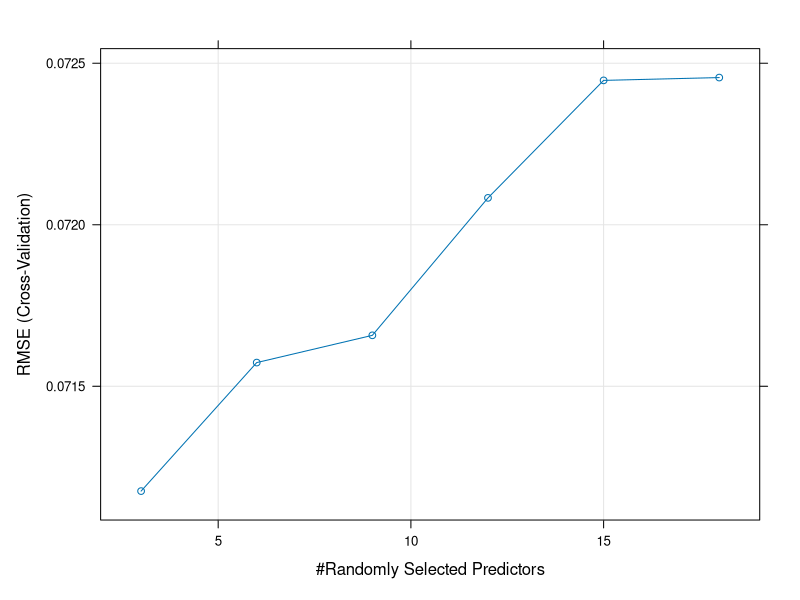

R code for this plot: (Note: this script raises an error after producing the figure.)
## ---- chunk 1
library(tidyverse)
library(caret)
library(mgcv)
library(ranger)

complex_team_season_data <-
  read_csv("../Data/predictingPpercNextSeason.csv")
complex_team_season_data <- complex_team_season_data %>%
  mutate(xGperc = xGoalsFor / (xGoalsFor + xGoalsAgainst))
## ---- chunk 2
next_year_model_data <- complex_team_season_data %>%
  select(-team, -season, -season_end, -tm_season) %>%
  mutate(xGFor_per_game = xGoalsFor / GP, 
         shotsFor_per_game = shotsOnGoalFor / GP,
         shotAttemptsFor_per_game = shotAttemptsFor / GP,
         goalsFor_per_game = goalsFor / GP,
         penaltiesFor_per_game = penaltiesFor / GP,
         faceoffsWonFor_per_game = faceOffsWonFor / GP,
         hitsFor_per_game = hitsFor / GP,
         takeawaysFor_per_game = takeawaysFor / GP,
         giveawaysFor_per_game = giveawaysFor / GP,
         xGAgainst_per_game = xGoalsAgainst / GP,
         shotsAgainst_per_game = shotsOnGoalAgainst / GP,
         shotAttemptsAgainst_per_game = shotAttemptsAgainst / GP,
         goalsAgainst_per_game = goalsAgainst / GP,
         penaltiesAgainst_per_game = penaltiesAgainst / GP,
         faceoffsWonAgainst_per_game = faceOffsWonAgainst / GP,
         hitsAgainst_per_game = hitsAgainst / GP,
         takeawaysAgainst_per_game = takeawaysAgainst / GP,
         giveawaysAgainst_per_game = giveawaysAgainst / GP) %>%
  select(-GP, -W, -L, -OT, -P, -RW, -ROW, -`S/O Win`, -xGoalsPercentage,
         -xGoalsFor, -shotsOnGoalFor, -shotAttemptsFor, -goalsFor, 
         -penaltiesFor, -faceOffsWonFor, -hitsFor, -takeawaysFor, 
         -giveawaysFor, -xGoalsAgainst, -shotsOnGoalAgainst, 
         -shotAttemptsAgainst, -goalsAgainst, -penaltiesAgainst, 
         -faceOffsWonAgainst, -hitsAgainst, -takeawaysAgainst, 
         -giveawaysAgainst, -shotsFor_per_game, -goalsFor_per_game,
         -shotsAgainst_per_game, -goalsAgainst_per_game,
         -penaltiesFor_per_game, -penaltiesAgainst_per_game) %>%
  rename(PTSperc = `P%`, goalsFor_per_game = `GF/GP`,
         goalsAgainst_per_game = `GA/GP`, PP_perc = `PP%`,
         PK_perc = `PK%`, netPP_perc = `Net PP%`, netPK_perc = `Net PK%`,
         shotsFor_per_game = `Shots/GP`, shotsAgainst_per_game = `SA/GP`) %>%
  filter(!is.na(next_year_pts_perc))
  
#adding thru%for and against
next_year_model_data <- next_year_model_data %>%
  mutate(shot_thru_perc_for = shotsFor_per_game / shotAttemptsFor_per_game,
         shot_thru_perc_against = 
           shotsAgainst_per_game / shotAttemptsAgainst_per_game)
## ---- chunk 3
set.seed(2020)

train_i <- createDataPartition(y = next_year_model_data$next_year_pts_perc,
                               p = 0.9, list = FALSE) %>%
  as.numeric()

train_nextyear_data <- next_year_model_data[train_i,]
test_nextyear_data <- next_year_model_data[-train_i,]

## ---- chunk 4
rf_tune_grid <-
  expand.grid(mtry = seq(3, 18, by = 3),
              splitrule = "variance",
              min.node.size = 5)

set.seed(2010)
init_rf_nextyear_train <-
  train(next_year_pts_perc ~ ., data = train_nextyear_data,
        method = "ranger", num.trees = 500, 
        trControl = trainControl(method = "cv", number = 5),
        tuneGrid = rf_tune_grid)
plot(init_rf_nextyear_train)
## ---- chunk 5
init_rf_nextyear_train$bestTune
## ---- chunk 6
init_rf_nextyear_train$results[3,]
## ---- chunk 7
final_rf_next_year <- ranger(next_year_pts_perc ~ .,
                             data = next_year_model_data,
                             splitrule = "variance",
                             min.node.size = 5,
                             mtry = 9,
                             num.trees = 500)
## ---- chunk 8
just_this_season <- complex_team_season_data

just_this_season <- just_this_season %>%
  mutate(xGFor_per_game = xGoalsFor / GP, 
         shotsFor_per_game = shotsOnGoalFor / GP,
         shotAttemptsFor_per_game = shotAttemptsFor / GP,
         goalsFor_per_game = goalsFor / GP,
         penaltiesFor_per_game = penaltiesFor / GP,
         faceoffsWonFor_per_game = faceOffsWonFor / GP,
         hitsFor_per_game = hitsFor / GP,
         takeawaysFor_per_game = takeawaysFor / GP,
         giveawaysFor_per_game = giveawaysFor / GP,
         xGAgainst_per_game = xGoalsAgainst / GP,
         shotsAgainst_per_game = shotsOnGoalAgainst / GP,
         shotAttemptsAgainst_per_game = shotAttemptsAgainst / GP,
         goalsAgainst_per_game = goalsAgainst / GP,
         penaltiesAgainst_per_game = penaltiesAgainst / GP,
         faceoffsWonAgainst_per_game = faceOffsWonAgainst / GP,
         hitsAgainst_per_game = hitsAgainst / GP,
         takeawaysAgainst_per_game = takeawaysAgainst / GP,
         giveawaysAgainst_per_game = giveawaysAgainst / GP) %>%
  select(-GP, -W, -L, -OT, -P, -RW, -ROW, -`S/O Win`, -xGoalsPercentage,
         -xGoalsFor, -shotsOnGoalFor, -shotAttemptsFor, -goalsFor, 
         -penaltiesFor, -faceOffsWonFor, -hitsFor, -takeawaysFor, 
         -giveawaysFor, -xGoalsAgainst, -shotsOnGoalAgainst, 
         -shotAttemptsAgainst, -goalsAgainst, -penaltiesAgainst, 
         -faceOffsWonAgainst, -hitsAgainst, -takeawaysAgainst, 
         -giveawaysAgainst, -shotsFor_per_game, -goalsFor_per_game,
         -shotsAgainst_per_game, -goalsAgainst_per_game,
         -penaltiesFor_per_game, -penaltiesAgainst_per_game) %>%
  rename(PTSperc = `P%`, goalsFor_per_game = `GF/GP`,
         goalsAgainst_per_game = `GA/GP`, PP_perc = `PP%`,
         PK_perc = `PK%`, netPP_perc = `Net PP%`, netPK_perc = `Net PK%`,
         shotsFor_per_game = `Shots/GP`, shotsAgainst_per_game = `SA/GP`)
## ---- chunk 9
#adding thru%for and against
just_this_season <- just_this_season %>%
  mutate(shot_thru_perc_for = shotsFor_per_game / shotAttemptsFor_per_game,
         shot_thru_perc_against = 
           shotsAgainst_per_game / shotAttemptsAgainst_per_game)

just_this_season <- just_this_season %>%
  filter(is.na(next_year_pts_perc))
  
## ---- chunk 10
tree_predictions <- predict(final_rf_next_year, data = just_this_season,
                             predict.all = TRUE)
## ---- chunk 11
one_prediction <- just_this_season %>%
  select(team)

pred_locs <- sample(1:500, 31, replace = FALSE)
these_preds <- rep(0, 31)

for(team_i in 1:31) {
  
  this_pred <- tree_predictions$predictions[team_i, pred_locs[team_i]]
  these_preds[team_i] <- this_pred
}

one_prediction <- one_prediction %>%
  bind_cols(predicted_pts_perc = these_preds)

one_prediction <- one_prediction %>%
  mutate(rank = dense_rank(desc(predicted_pts_perc)))

pit_rank <- one_prediction %>%
  filter(team == "PIT") %>%
  select(rank)

## ---- chunk 12
simulated_pit_ranks <- rep(0, 10000)

set.seed(2020)
for(iter_j in 1:10000) {
  one_prediction <- just_this_season %>%
    select(team)

  pred_locs <- sample(1:500, 31, replace = FALSE)
  these_preds <- rep(0, 31)

  for(team_i in 1:31) {
  
    this_pred <- tree_predictions$predictions[team_i, pred_locs[team_i]]
    these_preds[team_i] <- this_pred
  }

  one_prediction <- one_prediction %>%
    bind_cols(predicted_pts_perc = these_preds)

  one_prediction <- one_prediction %>%
    mutate(rank = rank(desc(predicted_pts_perc), ties.method = "random"))

  pit_rank <- one_prediction %>%
    filter(team == "PIT") %>%
    select(rank)
  
  simulated_pit_ranks[iter_j] <- as.numeric(pit_rank)

}

simulated_pit_ranks <- as_tibble(simulated_pit_ranks) %>%
  rename(rank = value)

## ---- chunk 13
summary(simulated_pit_ranks)
## ---- chunk 14
simulated_pit_ranks %>%
  ggplot(aes(x = rank)) +
  geom_histogram(bins = 31) +
  theme_bw()
## ---- chunk 15
possible_ranks <- c(1:31)
probs <- rep(0, 31)

for(rank_i in 1:31) {
  probs[rank_i] <- sum(simulated_pit_ranks$rank == rank_i) / 10000
}

end_rank_probabilities <- bind_cols(possible_ranks = possible_ranks,
                                    probability = probs)

## ---- chunk 16

many_predictions <- just_this_season %>%
  select(team)

set.seed(2020)
for(iter_j in 1:10000) {
  one_prediction <- just_this_season %>%
    select(team)

  pred_locs <- sample(1:500, 31, replace = FALSE)
  these_preds <- rep(0, 31)

  for(team_i in 1:31) {
  
    this_pred <- tree_predictions$predictions[team_i, pred_locs[team_i]]
    these_preds[team_i] <- this_pred
  }

  one_prediction <- one_prediction %>%
    bind_cols(predicted_pts_perc = these_preds)

  one_prediction <- one_prediction %>%
    mutate(rank = rank(desc(predicted_pts_perc), ties.method = "random"))
  
  many_predictions <- many_predictions %>%
    bind_cols(predicted_rank = one_prediction$rank)
    

}
## ---- chunk 17
draft_pick_order_simulations <- just_this_season %>%
  select(team)

pick_order <- rep(0, 31)

simulated_pit_picks <- rep(0, 10000)

set.seed(2021)
for(iter_j in 1:10000) {
  one_simulation <- just_this_season %>%
    select(team)

  this_season_outcome <- many_predictions %>%
    select(iter_j+1)
  
  colnames(this_season_outcome)[1] <- "tmrank"
    
  this_season_outcome <- this_season_outcome %>%
    bind_cols(team = many_predictions$team)
  
  best_16 <- this_season_outcome %>%
    filter(tmrank < 17) %>%
    mutate(pick_order = 32 - tmrank)
  
  this_draft_order <- best_16
  
  worst_15 <- this_season_outcome %>%
    filter(tmrank >= 17) %>%
    mutate(init_pick_order = 32 - tmrank, pick_order = 0)
  
  #find the number 1 spot:
  who_gets_1 <- sample(1:15, size = 1, replace = FALSE, 
                       prob = c(18.5, 13.5, 11.5, 9.5, 8.5, 7.5, 6.5, 6.0,
                                5.0, 3.5, 3.0, 2.5, 2.0, 1.5, 1.0))
  
  probabilities <- as.vector(c(18.5, 13.5, 11.5, 9.5, 8.5, 7.5, 6.5, 6.0,
                                5.0, 3.5, 3.0, 2.5, 2.0, 1.5, 1.0))
  
  for (pick_i in 1:3) {
    who_gets_this_pick <- sample(1:(16-pick_i), size = 1, replace = FALSE, 
                       prob = probabilities)
    
    team_getting_pick <- worst_15 %>%
      filter(init_pick_order == who_gets_this_pick)
    team_getting_pick$pick_order <- pick_i
    
    this_draft_order <- this_draft_order %>%
      bind_rows(team_getting_pick)
    
    worst_15 <- worst_15 %>%
      filter(init_pick_order != who_gets_this_pick)
    
    probabilities <- probabilities[-who_gets_this_pick]
  }
  
  worst_15$pick_order <- rank(worst_15$init_pick_order) + 3
  
  this_draft_order <- this_draft_order %>%
    bind_rows(worst_15)
  
  simulated_pit_picks[iter_j] <- this_draft_order %>%
    filter(team == "PIT") %>%
    select(pick_order)
  
  draft_pick_order_simulations <- draft_pick_order_simulations %>%
    bind_cols(predicted_pick_order = this_draft_order$pick_order)

}

simulated_pit_picks <- as_tibble(simulated_pit_picks) %>%
  rename(pick = value)
## ---- chunk 18


summary(simulated_pit_picks)
## ---- chunk 19
as_tibble(simulated_pit_picks) %>%
  ggplot(aes(x = pick)) +
  geom_histogram(bins = 31) +
  theme_bw()
## ---- chunk 20


possible_picks <- c(1:31)
probs_picks <- rep(0, 31)

for(pick_spot_i in 1:31) {
  probs_picks[pick_spot_i] <- sum(simulated_pit_picks$pick == pick_spot_i) / 10000
}

pick_order_probabilities <- bind_cols(possible_pick = possible_picks,
                                    probability = probs_picks)

## ---- chunk 21
write_csv(pick_order_probabilities, "../Data/pickOrderProbabilities.csv")
